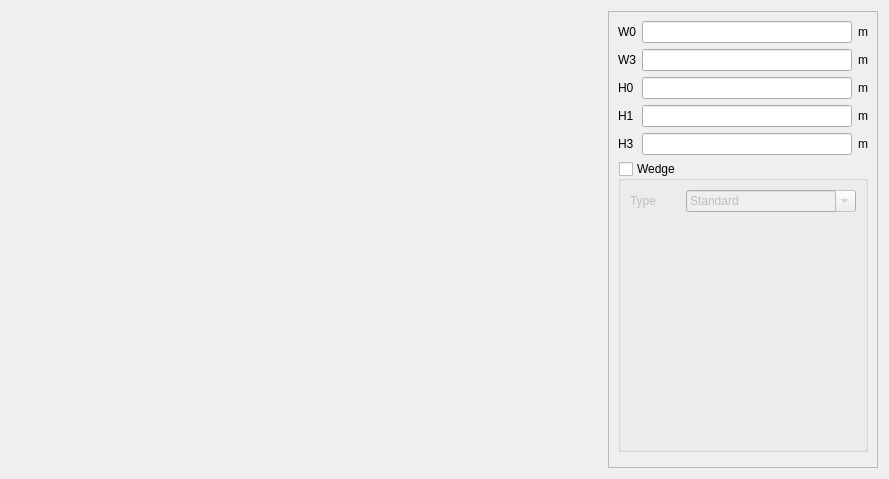
<?xml version="1.0" encoding="UTF-8"?>
<ui version="4.0">
 <class>PWSlot14</class>
 <widget class="QWidget" name="PWSlot14">
  <property name="geometry">
   <rect>
    <x>0</x>
    <y>0</y>
    <width>889</width>
    <height>479</height>
   </rect>
  </property>
  <property name="minimumSize">
   <size>
    <width>630</width>
    <height>470</height>
   </size>
  </property>
  <property name="maximumSize">
   <size>
    <width>16777215</width>
    <height>16777215</height>
   </size>
  </property>
  <property name="windowTitle">
   <string>Form</string>
  </property>
  <layout class="QHBoxLayout" name="horizontalLayout">
   <item>
    <layout class="QVBoxLayout" name="verticalLayout_2">
     <item>
      <widget class="QLabel" name="img_slot">
       <property name="sizePolicy">
        <sizepolicy hsizetype="Expanding" vsizetype="Expanding">
         <horstretch>0</horstretch>
         <verstretch>0</verstretch>
        </sizepolicy>
       </property>
       <property name="maximumSize">
        <size>
         <width>16777215</width>
         <height>16777215</height>
        </size>
       </property>
       <property name="text">
        <string/>
       </property>
       <property name="pixmap">
        <pixmap resource="../../../../Resources/pyleecan.qrc">:/images/images/MachineSetup/WSlot/SlotW14_wind_ext_stator.png</pixmap>
       </property>
       <property name="scaledContents">
        <bool>false</bool>
       </property>
       <property name="alignment">
        <set>Qt::AlignCenter</set>
       </property>
      </widget>
     </item>
    </layout>
   </item>
   <item>
    <widget class="QScrollArea" name="scrollArea">
     <property name="minimumSize">
      <size>
       <width>270</width>
       <height>0</height>
      </size>
     </property>
     <property name="maximumSize">
      <size>
       <width>270</width>
       <height>16777215</height>
      </size>
     </property>
     <property name="widgetResizable">
      <bool>true</bool>
     </property>
     <widget class="QWidget" name="scrollAreaWidgetContents">
      <property name="geometry">
       <rect>
        <x>0</x>
        <y>0</y>
        <width>268</width>
        <height>455</height>
       </rect>
      </property>
      <layout class="QVBoxLayout" name="verticalLayout_3">
       <item>
        <layout class="QGridLayout" name="gridLayout">
         <item row="0" column="2">
          <widget class="QLabel" name="unit_W0">
           <property name="text">
            <string>m</string>
           </property>
          </widget>
         </item>
         <item row="2" column="2">
          <widget class="QLabel" name="unit_H0">
           <property name="text">
            <string>m</string>
           </property>
          </widget>
         </item>
         <item row="4" column="0">
          <widget class="QLabel" name="in_H3">
           <property name="text">
            <string>H3</string>
           </property>
          </widget>
         </item>
         <item row="0" column="1">
          <widget class="FloatEdit" name="lf_W0"/>
         </item>
         <item row="1" column="0">
          <widget class="QLabel" name="in_W3">
           <property name="text">
            <string>W3</string>
           </property>
          </widget>
         </item>
         <item row="3" column="0">
          <widget class="QLabel" name="in_H1">
           <property name="text">
            <string>H1</string>
           </property>
          </widget>
         </item>
         <item row="1" column="2">
          <widget class="QLabel" name="unit_W3">
           <property name="text">
            <string>m</string>
           </property>
          </widget>
         </item>
         <item row="4" column="1">
          <widget class="FloatEdit" name="lf_H3"/>
         </item>
         <item row="3" column="1">
          <widget class="FloatEdit" name="lf_H1"/>
         </item>
         <item row="0" column="0">
          <widget class="QLabel" name="in_W0">
           <property name="text">
            <string>W0</string>
           </property>
          </widget>
         </item>
         <item row="4" column="2">
          <widget class="QLabel" name="unit_H3">
           <property name="text">
            <string>m</string>
           </property>
          </widget>
         </item>
         <item row="1" column="1">
          <widget class="FloatEdit" name="lf_W3"/>
         </item>
         <item row="2" column="1">
          <widget class="FloatEdit" name="lf_H0"/>
         </item>
         <item row="2" column="0">
          <widget class="QLabel" name="in_H0">
           <property name="text">
            <string>H0</string>
           </property>
          </widget>
         </item>
         <item row="3" column="2">
          <widget class="QLabel" name="unit_H1">
           <property name="text">
            <string>m</string>
           </property>
          </widget>
         </item>
        </layout>
       </item>
       <item>
        <widget class="QGroupBox" name="g_wedge">
         <property name="title">
          <string>Wedge</string>
         </property>
         <property name="checkable">
          <bool>true</bool>
         </property>
         <property name="checked">
          <bool>false</bool>
         </property>
         <layout class="QGridLayout" name="gridLayout_2">
          <item row="0" column="0">
           <widget class="QLabel" name="in_type">
            <property name="maximumSize">
             <size>
              <width>50</width>
              <height>16777215</height>
             </size>
            </property>
            <property name="text">
             <string>Type</string>
            </property>
           </widget>
          </item>
          <item row="3" column="1">
           <spacer name="verticalSpacer">
            <property name="orientation">
             <enum>Qt::Vertical</enum>
            </property>
            <property name="sizeHint" stdset="0">
             <size>
              <width>17</width>
              <height>37</height>
             </size>
            </property>
           </spacer>
          </item>
          <item row="2" column="0" colspan="2">
           <widget class="WMatSelectV" name="w_wedge_mat" native="true">
            <property name="minimumSize">
             <size>
              <width>100</width>
              <height>100</height>
             </size>
            </property>
           </widget>
          </item>
          <item row="0" column="1">
           <widget class="QComboBox" name="c_wedge_type">
            <property name="maximumSize">
             <size>
              <width>200</width>
              <height>16777215</height>
             </size>
            </property>
            <property name="editable">
             <bool>true</bool>
            </property>
            <property name="currentText">
             <string extracomment="Normal">Standard</string>
            </property>
            <item>
             <property name="text">
              <string>Standard</string>
             </property>
            </item>
           </widget>
          </item>
         </layout>
        </widget>
       </item>
       <item>
        <widget class="WWSlotOut" name="w_out" native="true"/>
       </item>
      </layout>
     </widget>
    </widget>
   </item>
  </layout>
 </widget>
 <customwidgets>
  <customwidget>
   <class>FloatEdit</class>
   <extends>QLineEdit</extends>
   <header>......GUI/Tools/FloatEdit.h</header>
  </customwidget>
  <customwidget>
   <class>WWSlotOut</class>
   <extends>QWidget</extends>
   <header>......GUI.Dialog.DMachineSetup.SWSlot.WWSlotOut.WWSlotOut.h</header>
   <container>1</container>
  </customwidget>
  <customwidget>
   <class>WMatSelectV</class>
   <extends>QWidget</extends>
   <header>......GUI.Dialog.DMatLib.WMatSelect.WMatSelectV.h</header>
   <container>1</container>
  </customwidget>
 </customwidgets>
 <tabstops>
  <tabstop>lf_W0</tabstop>
  <tabstop>lf_W3</tabstop>
  <tabstop>lf_H0</tabstop>
  <tabstop>lf_H1</tabstop>
  <tabstop>lf_H3</tabstop>
  <tabstop>g_wedge</tabstop>
  <tabstop>c_wedge_type</tabstop>
  <tabstop>scrollArea</tabstop>
 </tabstops>
 <resources>
  <include location="../../../../Resources/pyleecan.qrc"/>
 </resources>
 <connections/>
</ui>
